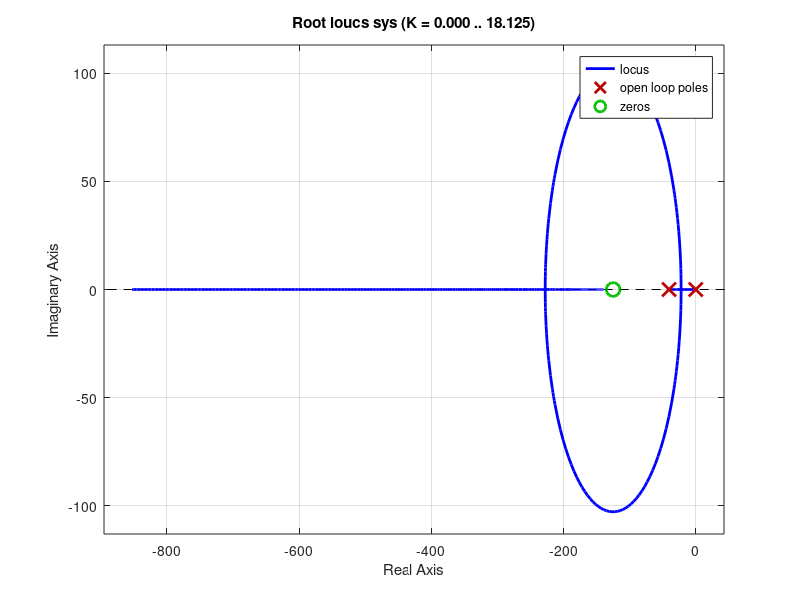

Source code (MATLAB):
clc;close all;clear all
kp =1;
kd = 8e-3;
sys1 = tf([6561],[1,40.5,0]);
sys2 = tf([kd kp],[1]);
sys = tf(sys1*sys2)
rlocus(sys)